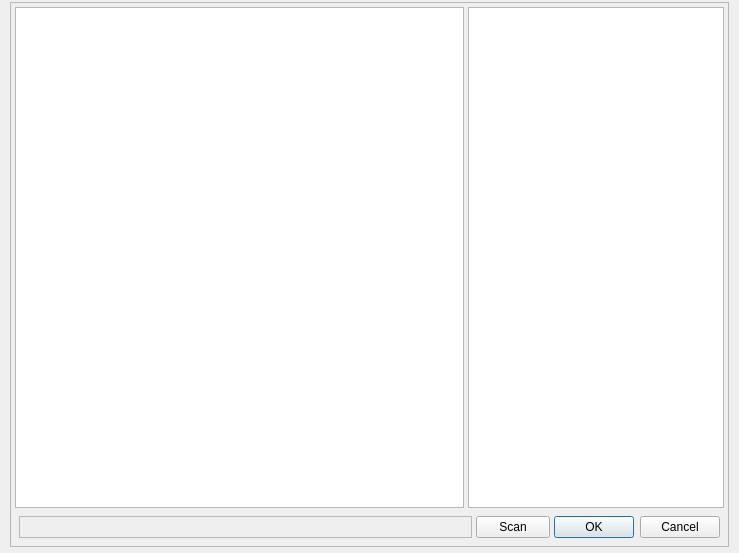
<?xml version="1.0" encoding="UTF-8"?>
<ui version="4.0">
 <author>Ommar_Shaikh</author>
 <class>MainWindow_file_exp</class>
 <widget class="QMainWindow" name="MainWindow_file_exp">
  <property name="windowModality">
   <enum>Qt::NonModal</enum>
  </property>
  <property name="enabled">
   <bool>true</bool>
  </property>
  <property name="geometry">
   <rect>
    <x>0</x>
    <y>0</y>
    <width>739</width>
    <height>553</height>
   </rect>
  </property>
  <property name="sizePolicy">
   <sizepolicy hsizetype="Maximum" vsizetype="Maximum">
    <horstretch>0</horstretch>
    <verstretch>0</verstretch>
   </sizepolicy>
  </property>
  <property name="maximumSize">
   <size>
    <width>6120</width>
    <height>3000</height>
   </size>
  </property>
  <property name="cursor">
   <cursorShape>ArrowCursor</cursorShape>
  </property>
  <property name="windowTitle">
   <string>File Explorer</string>
  </property>
  <property name="windowIcon">
   <iconset>
    <normaloff>../../../.designer/backup/resources/file_explorer/icons8-sound-wave-32.png</normaloff>../../../.designer/backup/resources/file_explorer/icons8-sound-wave-32.png</iconset>
  </property>
  <property name="windowOpacity">
   <double>1.000000000000000</double>
  </property>
  <property name="autoFillBackground">
   <bool>false</bool>
  </property>
  <property name="iconSize">
   <size>
    <width>24</width>
    <height>24</height>
   </size>
  </property>
  <property name="documentMode">
   <bool>false</bool>
  </property>
  <property name="tabShape">
   <enum>QTabWidget::Rounded</enum>
  </property>
  <property name="dockNestingEnabled">
   <bool>false</bool>
  </property>
  <widget class="QWidget" name="centralwidget">
   <property name="sizePolicy">
    <sizepolicy hsizetype="Expanding" vsizetype="Expanding">
     <horstretch>0</horstretch>
     <verstretch>0</verstretch>
    </sizepolicy>
   </property>
   <layout class="QGridLayout" name="gridLayout_2">
    <property name="leftMargin">
     <number>10</number>
    </property>
    <property name="topMargin">
     <number>2</number>
    </property>
    <property name="rightMargin">
     <number>10</number>
    </property>
    <property name="bottomMargin">
     <number>6</number>
    </property>
    <property name="spacing">
     <number>2</number>
    </property>
    <item row="0" column="0">
     <widget class="QFrame" name="grid">
      <property name="frameShape">
       <enum>QFrame::StyledPanel</enum>
      </property>
      <layout class="QGridLayout" name="gridLayout">
       <property name="leftMargin">
        <number>4</number>
       </property>
       <property name="topMargin">
        <number>4</number>
       </property>
       <property name="rightMargin">
        <number>4</number>
       </property>
       <property name="bottomMargin">
        <number>4</number>
       </property>
       <property name="spacing">
        <number>4</number>
       </property>
       <item row="0" column="1" colspan="2">
        <widget class="QListView" name="listView">
         <property name="autoFillBackground">
          <bool>true</bool>
         </property>
         <property name="frameShadow">
          <enum>QFrame::Sunken</enum>
         </property>
         <property name="alternatingRowColors">
          <bool>false</bool>
         </property>
         <property name="selectionMode">
          <enum>QAbstractItemView::SingleSelection</enum>
         </property>
        </widget>
       </item>
       <item row="0" column="0">
        <widget class="QTreeView" name="treeView">
         <property name="mouseTracking">
          <bool>false</bool>
         </property>
         <property name="autoFillBackground">
          <bool>true</bool>
         </property>
         <property name="frameShape">
          <enum>QFrame::StyledPanel</enum>
         </property>
         <property name="frameShadow">
          <enum>QFrame::Sunken</enum>
         </property>
         <property name="verticalScrollBarPolicy">
          <enum>Qt::ScrollBarAsNeeded</enum>
         </property>
         <property name="showDropIndicator" stdset="0">
          <bool>false</bool>
         </property>
         <property name="dragEnabled">
          <bool>false</bool>
         </property>
         <property name="selectionMode">
          <enum>QAbstractItemView::SingleSelection</enum>
         </property>
         <property name="selectionBehavior">
          <enum>QAbstractItemView::SelectRows</enum>
         </property>
         <property name="autoExpandDelay">
          <number>1</number>
         </property>
         <property name="indentation">
          <number>15</number>
         </property>
         <property name="uniformRowHeights">
          <bool>true</bool>
         </property>
         <property name="sortingEnabled">
          <bool>true</bool>
         </property>
         <property name="allColumnsShowFocus">
          <bool>true</bool>
         </property>
         <property name="wordWrap">
          <bool>true</bool>
         </property>
         <property name="headerHidden">
          <bool>false</bool>
         </property>
         <attribute name="headerCascadingSectionResizes">
          <bool>true</bool>
         </attribute>
         <attribute name="headerDefaultSectionSize">
          <number>120</number>
         </attribute>
         <attribute name="headerHighlightSections">
          <bool>false</bool>
         </attribute>
        </widget>
       </item>
       <item row="5" column="0" colspan="3">
        <layout class="QHBoxLayout" name="horizontalLayout">
         <property name="spacing">
          <number>4</number>
         </property>
         <property name="leftMargin">
          <number>4</number>
         </property>
         <property name="topMargin">
          <number>4</number>
         </property>
         <property name="rightMargin">
          <number>4</number>
         </property>
         <property name="bottomMargin">
          <number>4</number>
         </property>
         <item>
          <widget class="QLabel" name="label_12">
           <property name="enabled">
            <bool>false</bool>
           </property>
           <property name="frameShape">
            <enum>QFrame::StyledPanel</enum>
           </property>
           <property name="text">
            <string/>
           </property>
           <property name="textInteractionFlags">
            <set>Qt::NoTextInteraction</set>
           </property>
          </widget>
         </item>
         <item>
          <widget class="QPushButton" name="pushButton">
           <property name="maximumSize">
            <size>
             <width>74</width>
             <height>16777215</height>
            </size>
           </property>
           <property name="text">
            <string>Scan</string>
           </property>
           <property name="checkable">
            <bool>false</bool>
           </property>
           <property name="autoDefault">
            <bool>false</bool>
           </property>
           <property name="default">
            <bool>false</bool>
           </property>
           <property name="flat">
            <bool>false</bool>
           </property>
          </widget>
         </item>
         <item>
          <widget class="QDialogButtonBox" name="buttonBox">
           <property name="sizePolicy">
            <sizepolicy hsizetype="Fixed" vsizetype="Fixed">
             <horstretch>0</horstretch>
             <verstretch>0</verstretch>
            </sizepolicy>
           </property>
           <property name="autoFillBackground">
            <bool>false</bool>
           </property>
           <property name="standardButtons">
            <set>QDialogButtonBox::Cancel|QDialogButtonBox::Ok</set>
           </property>
           <property name="centerButtons">
            <bool>false</bool>
           </property>
          </widget>
         </item>
        </layout>
       </item>
      </layout>
     </widget>
    </item>
   </layout>
  </widget>
 </widget>
 <layoutdefault spacing="6" margin="9"/>
 <resources/>
 <connections/>
</ui>
